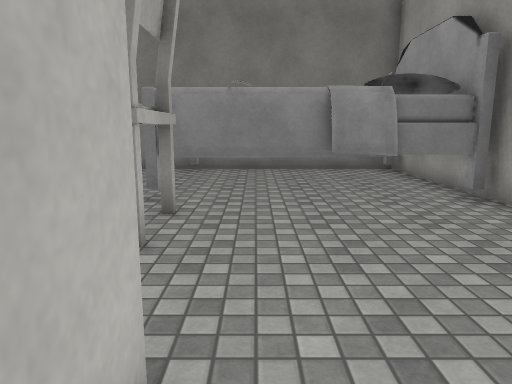
view 1 (above)

16 first-person views from a walk through a 3-D level made in the Unity game engine. The camera is 1.4 m above the floor, tilts 10° down and sees 70° across. The floor is counted in squares, 1 m on a side. Each view is taken from the middle of a square. On the plan, view 1 faces up. The plan holds only what a view shows up to about 16 squares ahead; the rest is blank. The place goes on beyond the plan. The player character is not drawn. Some surface patterns are stand-ins.

view 2
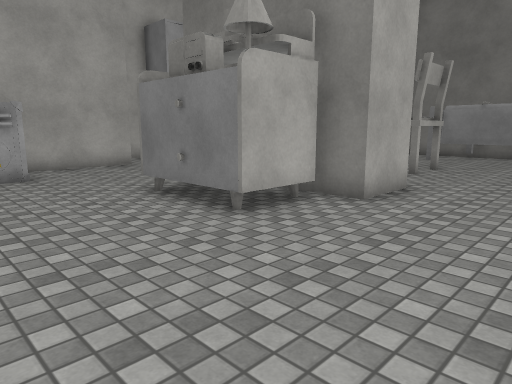

view 3
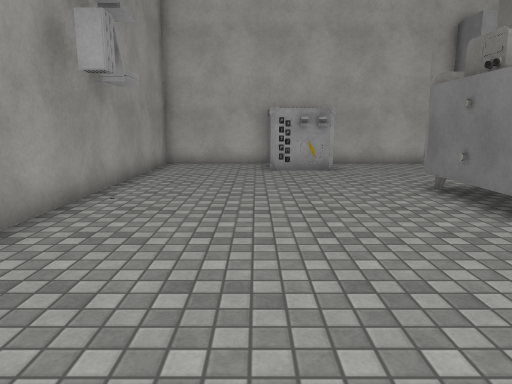

view 4
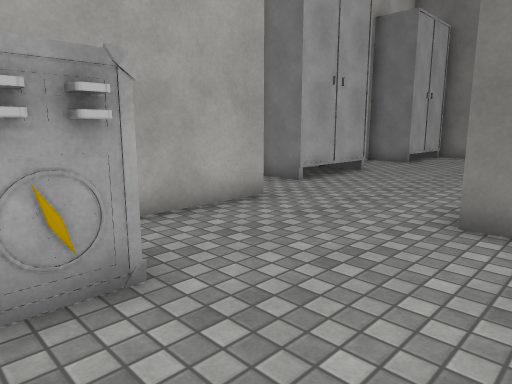

view 5
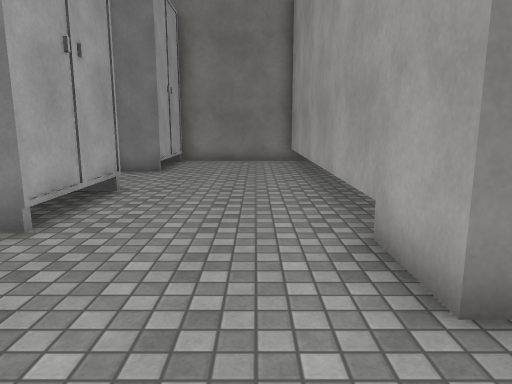

view 6
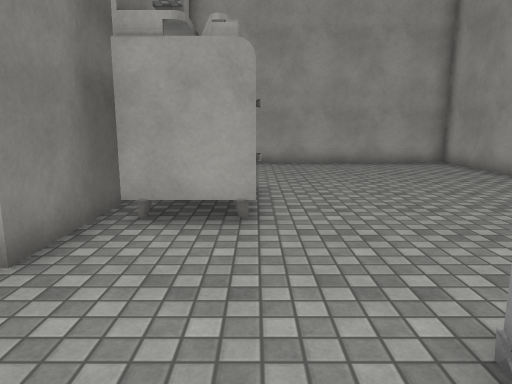

view 7
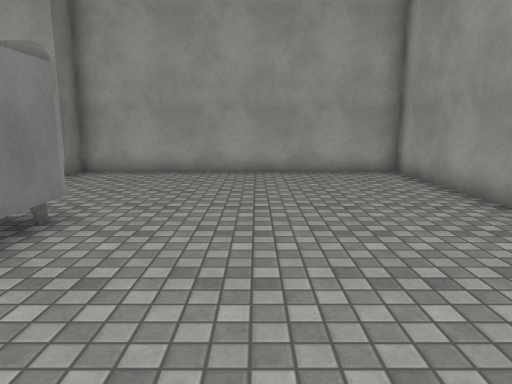

view 8
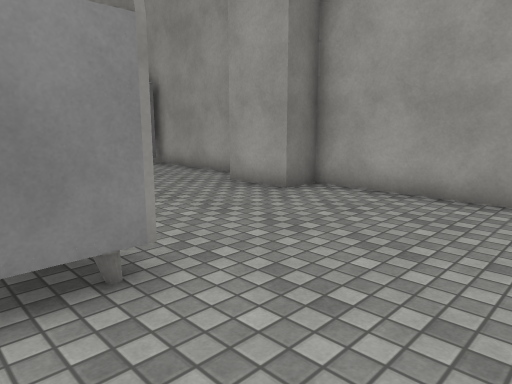

view 9
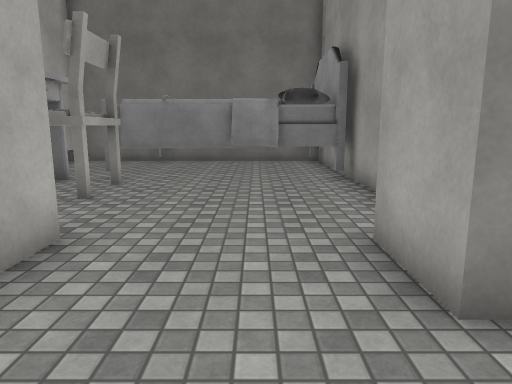

view 10
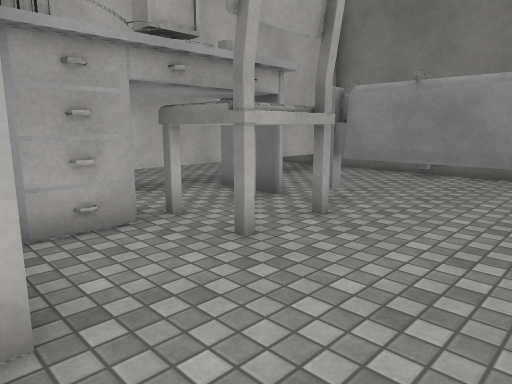

view 11
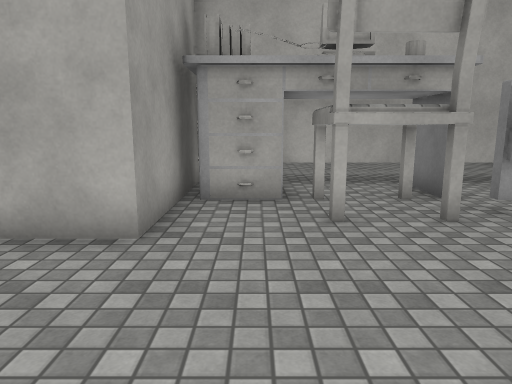

view 12
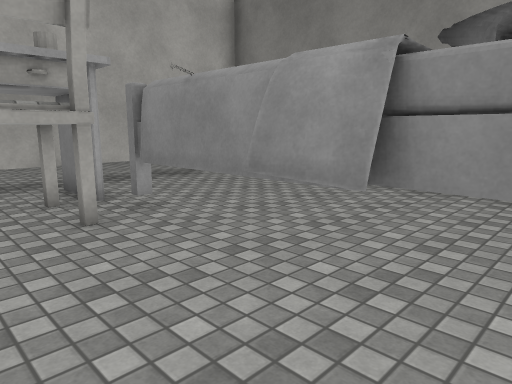

view 13
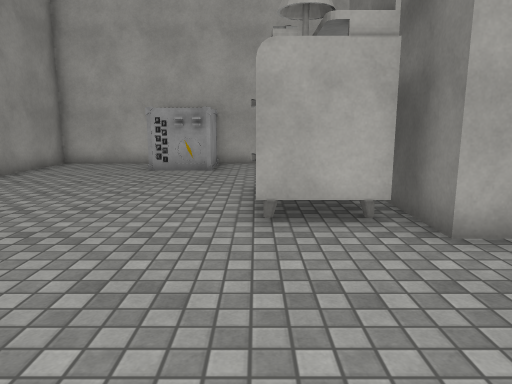

view 14
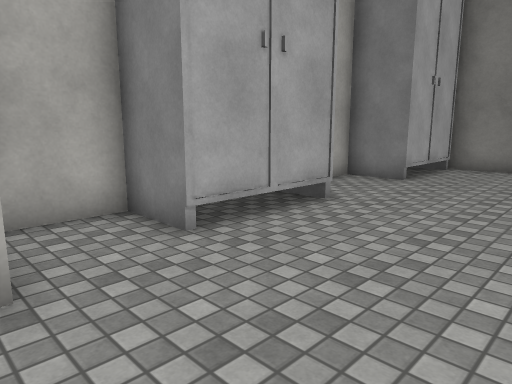

view 15
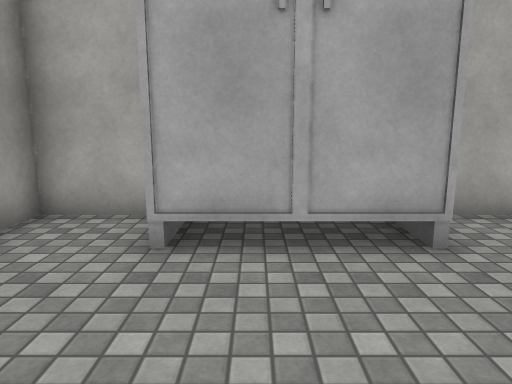

view 16
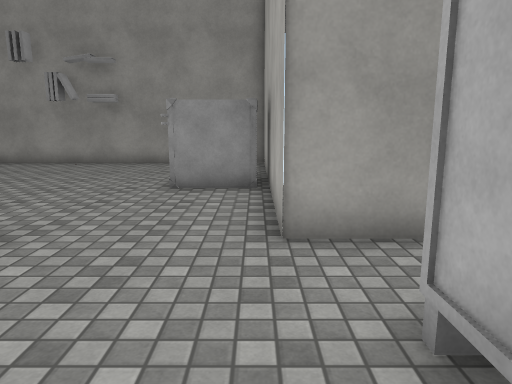

### Floor plan
Key: @ floor where view 1 was taken; # wall or solid block; . floor; T thing the floor can be seen under or through; O other object.
Columns run from 13 left of view 1 to 5 right of it. Each row starts with its distance up from view 1.
 13   ####### ####  ###
 12  OO....T # O     O#
 11   O....T .. ....OO#
 10   O....T .. ....OO#
  9 #OO....T .. ....OO#
  8 #......T .. ....OO#
  7 #......TOOOOOOOOOO#
  6 #......T .OO......#
  5  OO....T .OO......#
  4   O....T OOO......#
  3   O....TOOO.......#
  2 #OO....# OO.......
  1 #......######....#
  0 #......######@...##
 -1 ###......OOO......#
 -2   #......OOO......#
 -3   #......OOO......#
 -4   #...............#
 -5    OOO............#
 -6    OOO............#
 -7   #...............#
 -8   #...............#
 -9   #...............#
-10   #...............#
-11   #################

Positions as (right, up) in squares from view 1, and headings:
1: (0, 0), facing up
2: (3, -7), facing up-left
3: (4, -7), facing left
4: (-5, -6), facing up-left
5: (-8, -3), facing up
6: (-10, -3), facing right
7: (-7, -6), facing right
8: (-3, -6), facing up-right
9: (2, -3), facing up
10: (2, 1), facing up-left
11: (4, 3), facing left
12: (4, 4), facing up-left
13: (4, -3), facing left
14: (-7, -1), facing up-left
15: (-7, 3), facing left
16: (-10, 4), facing down
